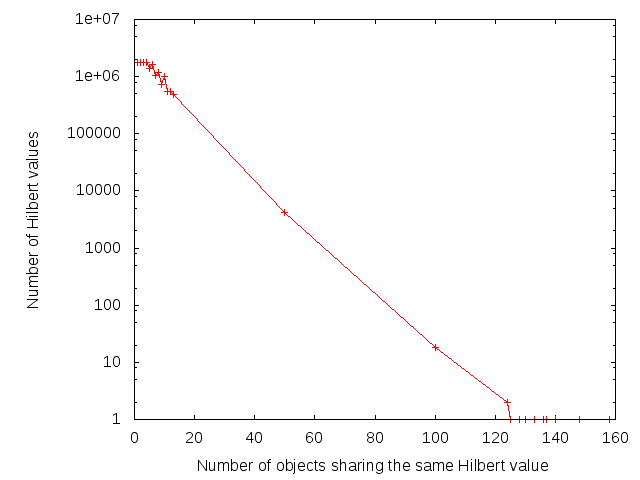

The gnuplot source for this figure:
set terminal png
set output "mesh_hilbert_values.png"
set logscale y
set xlabel "Number of objects sharing the same Hilbert value"
set ylabel "Number of Hilbert values"
plot "mesh_hilbert_values.data" with linespoints notitle
